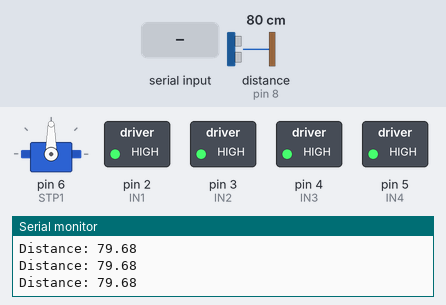
Recording of a sketch running on a simulated Arduino Uno, built with avr-gcc and run on an emulated ATmega328P. Parts: servo, switched loads named in the sketch (green lamp = pin HIGH), the last lines printed to the serial monitor. Wiring (inferred from the names in the program): ultrasonic range finder: trigger pin 9; echo pin 8. The inputs (shaded band) are chosen by the test bench; at power-on: distance to the obstacle (sensor on pin 8) 80 cm. The echo pulse lasts 58.3 µs per cm; pins used as bus, display or sensor lines are not drawn.

Above: at 1.2 s.
1.3 s: "w\n" received over Serial
At 2.5 s:
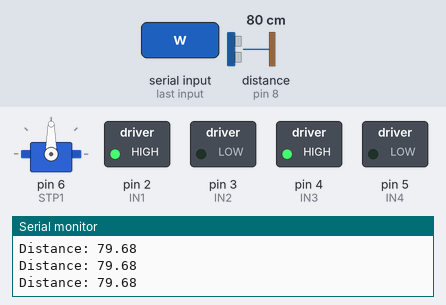
2.8 s: byte 115 ('s') received over Serial
At 4.0 s:
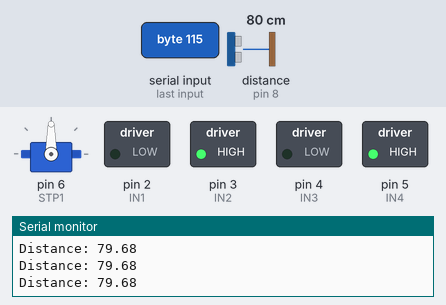
4.3 s: byte 97 ('a') received over Serial
At 5.5 s:
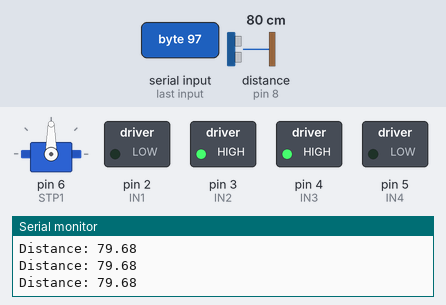
5.8 s: byte 100 ('d') received over Serial
At 6.1 s:
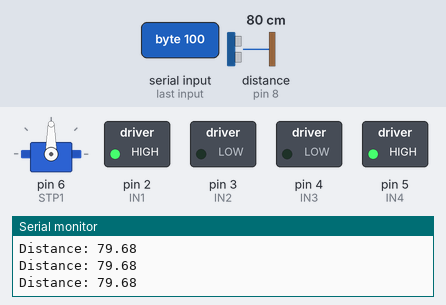
7.3 s: byte 48 ('0') received over Serial
At 7.7 s:
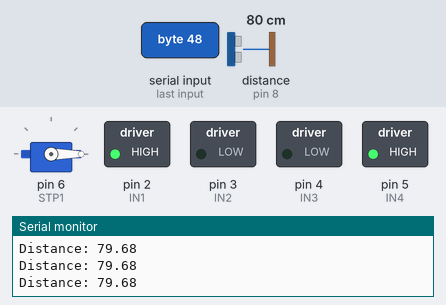
8.8 s: byte 120 ('x') received over Serial
At 9.6 s:
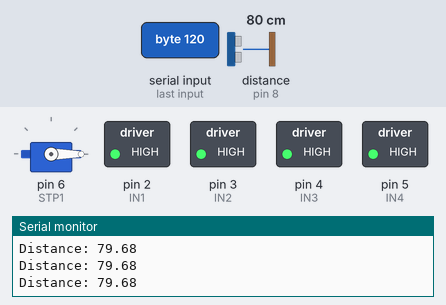
Timing chart, 0 to 11.3 s (numbered marks = the images above; inputs shaded):
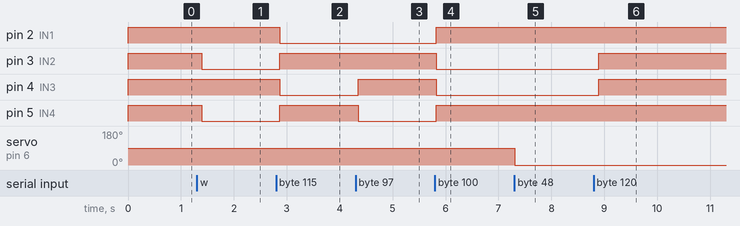

Measured:
- after the input at 1.3 s, pin 3 (IN2), pin 5 (IN4): HIGH → LOW after 0.09 s
- after the input at 2.8 s, pin 2 (IN1), pin 4 (IN3): HIGH → LOW after 0.07 s; pin 3 (IN2), pin 5 (IN4): LOW → HIGH after 0.07 s
- after the input at 4.3 s, pin 4 (IN3): LOW → HIGH after 0.05 s; pin 5 (IN4): HIGH → LOW after 0.05 s
- after the input at 5.8 s, pin 2 (IN1), pin 5 (IN4): LOW → HIGH at once; pin 3 (IN2), pin 4 (IN3): HIGH → LOW at once
- after the input at 7.3 s, servo on pin 6 (STP1): 90° → 0° at once
- after the input at 8.8 s, pin 3 (IN2), pin 4 (IN3): LOW → HIGH after 0.09 s

The sketch:

UTRAHacks_Motor_Servo_Ultra.ino
```cpp
#include <Servo.h>

const int trigPin = 9;
const int echoPin = 8;

float duration, distance;

// ===== FUNCTION PROTOTYPES =====
void forwardBoth();
void backwardBoth();
void stopMotors();
void turnLeft();
void turnRight();

// ===== MOTOR PINS (L298N) =====
int IN1 = 2;
int IN2 = 3;
int IN3 = 4;
int IN4 = 5;
int STP1 = 6;

// ===== SERVO =====
Servo myServo;
int angle = 90;

// ===== SETUP =====
void setup() {
  pinMode(trigPin, OUTPUT);
  pinMode(echoPin, INPUT);
  Serial.begin(9600);
  pinMode(IN1, OUTPUT);
  pinMode(IN2, OUTPUT);
  pinMode(IN3, OUTPUT);
  pinMode(IN4, OUTPUT);

  stopMotors();

  myServo.attach(STP1);
  myServo.write(angle);

  Serial.begin(9600);
  Serial.println("=== Robot Control Ready ===");
  Serial.println("w/s/x/a/d = motors");
  Serial.println("0/9/1/+/- = servo");
}

// ===== LOOP =====
void loop() {
  digitalWrite(trigPin, LOW);
  delayMicroseconds(2);
  digitalWrite(trigPin, HIGH);
  delayMicroseconds(10);
  digitalWrite(trigPin, LOW);

  duration = pulseIn(echoPin, HIGH);
  distance = (duration*.0343)/2;
  Serial.print("Distance: ");
  Serial.println(distance);
  delay(100);

  if (Serial.available() > 0) {
    char cmd = Serial.read();

    if (cmd == '\n' || cmd == '\r') return;

    Serial.print("Command: ");
    Serial.println(cmd);

    // ---- MOTORS ----
    if (cmd == 'w') {
      Serial.println("Forward");
      forwardBoth();
    }
    else if (cmd == 's') {
      Serial.println("Backward");
      backwardBoth();
    }
    else if (cmd == 'x') {
      Serial.println("Stop");
      stopMotors();
    }
    else if (cmd == 'a') {
      Serial.println("Turn Left");
      turnLeft();
    }
    else if (cmd == 'd') {
      Serial.println("Turn Right");
      turnRight();
    }

    // ---- SERVO ----
    else if (cmd == '0') angle = 0;
    else if (cmd == '9') angle = 90;
    else if (cmd == '1') angle = 180;
    else if (cmd == '+') angle += 5;
    else if (cmd == '-') angle -= 5;

    angle = constrain(angle, 0, 180);
    myServo.write(angle);
  }
}

// ===== MOTOR FUNCTIONS =====
void forwardBoth() {
  digitalWrite(IN1, HIGH);
  digitalWrite(IN2, LOW);
  digitalWrite(IN3, HIGH);
  digitalWrite(IN4, LOW);
}

void backwardBoth() {
  digitalWrite(IN1, LOW);
  digitalWrite(IN2, HIGH);
  digitalWrite(IN3, LOW);
  digitalWrite(IN4, HIGH);
}

void stopMotors() {
  digitalWrite(IN1, HIGH);
  digitalWrite(IN2, HIGH);
  digitalWrite(IN3, HIGH);
  digitalWrite(IN4, HIGH);
}

void turnLeft() {
  digitalWrite(IN1, LOW);
  digitalWrite(IN2, HIGH);
  digitalWrite(IN3, HIGH);
  digitalWrite(IN4, LOW);
}

void turnRight() {
  digitalWrite(IN1, HIGH);
  digitalWrite(IN2, LOW);
  digitalWrite(IN3, LOW);
  digitalWrite(IN4, HIGH);
}
```
